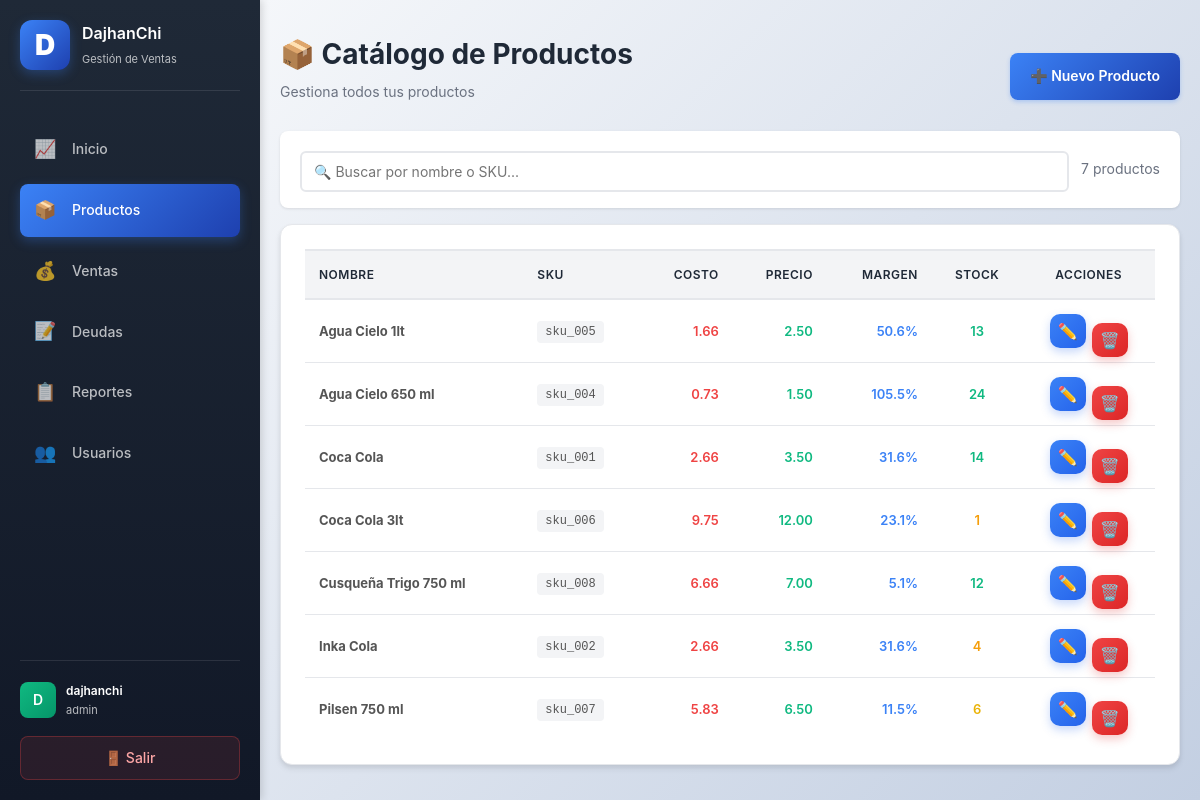
Page /products (signed in) on the earlier database version.
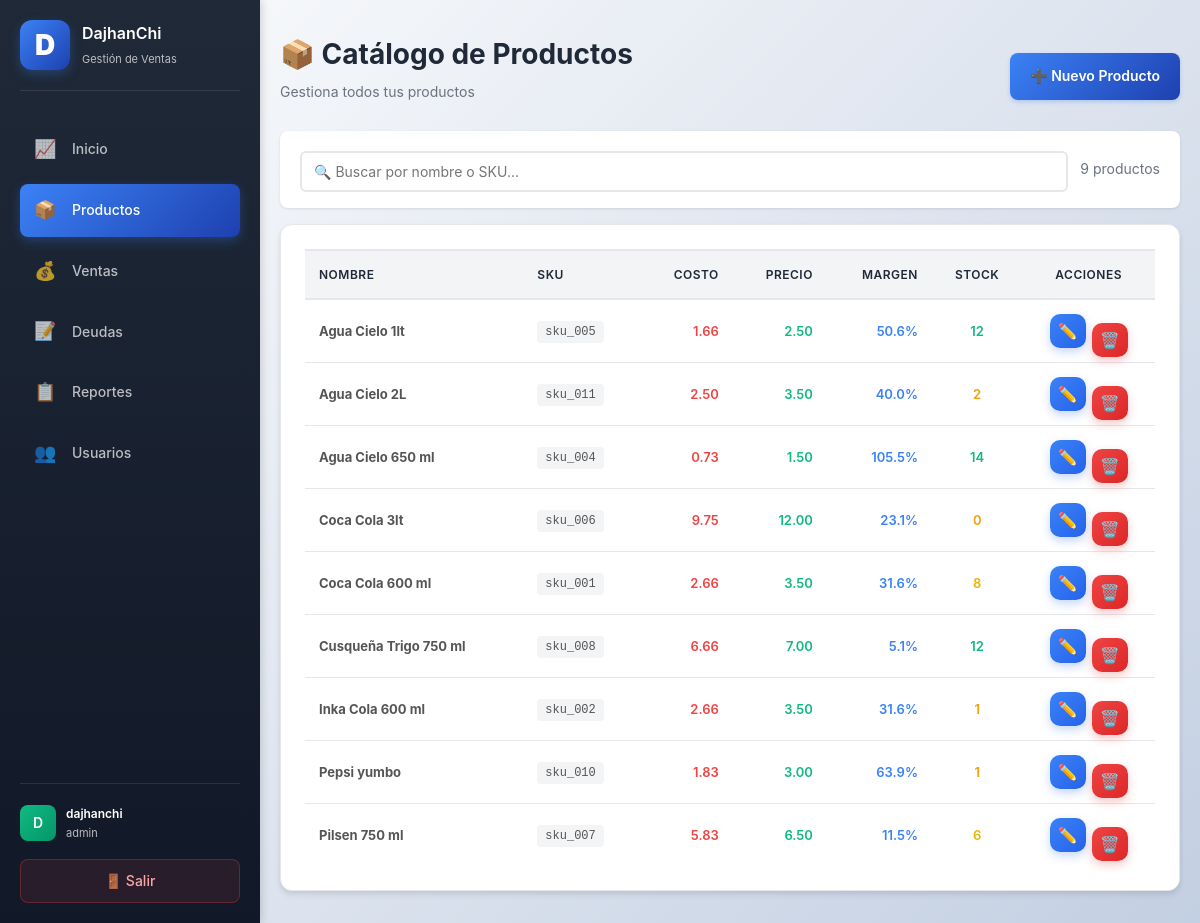
Same page on the later database version.
### app.py (models this page shows)
class Product(db.Model):
    id = db.Column(db.Integer, primary_key=True)
    name = db.Column(db.String(160), nullable=False, index=True)
    sku = db.Column(db.String(64), nullable=True, index=True)
    package_cost_cents = db.Column(db.Integer, nullable=False, default=0)
    package_quantity = db.Column(db.Integer, nullable=False, default=1)
    cost_cents = db.Column(db.Integer, nullable=False, default=0)
    price_cents = db.Column(db.Integer, nullable=False, default=0)
    stock = db.Column(db.Integer, nullable=False, default=0, index=True)

### app.py (the view)
@app.route("/products")
@login_required
def products():
    items = Product.query.order_by(Product.name.asc()).limit(200).all()
    return render_template("products.html", products=items)

### app.py (called while the page is built, shortened)
@app.before_request
def init_db_once():
    global _db_initialized
    if _db_initialized:
        return

@app.template_filter("money")
def format_money(cents):
    if cents is None:
        return "0.00"
    return f"{cents / 100:.2f}"

def login_required(view):
    @wraps(view)
    def wrapped(*args, **kwargs):
        if not session.get("user_id"):
            return redirect(url_for("login"))
        return view(*args, **kwargs)
    return wrapped

### templates/products.html (shortened to what this page needs)
{% extends "base.html" %}
{% block content %}
<div class="page-head">
    <div>
        <h1>📦 Catálogo de Productos</h1>
        <p style="color: #6b7280; margin: 4px 0 0 0;">Gestiona todos tus productos</p>
    </div>
    <a class="button" href="{{ url_for('product_new') }}">➕ Nuevo Producto</a>
</div>
{% if products %}
<div style="background: white; padding: 16px 20px; border-radius: 8px; margin-bottom: 16px; box-shadow: 0 1px 3px rgba(0,0,0,0.1);">
    <div style="display: flex; gap: 12px; align-items: center;">
        <div style="flex: 1; position: relative;">
            <input type="text" id="searchInput" placeholder="🔍 Buscar por nombre o SKU..."
                   style="width: 100%; padding: 10px 40px 10px 12px; border: 2px solid #e5e7eb; border-radius: 6px; font-size: 14px; transition: border-color 0.2s;">
        </div>
        <div id="searchResults" style="color: #6b7280; font-size: 14px; white-space: nowrap;">
            <span id="totalProducts">{{ products|length }}</span> productos
        </div>
    </div>
</div>
{% endif %}
<div class="card">
    {% if products %}
    <table>
        <thead>
            <tr>
                <th>Nombre</th>
                <th>SKU</th>
                <th style="text-align: right;">Costo</th>
                <th style="text-align: right;">Precio</th>
                <th style="text-align: right;">Margen</th>
                <th style="text-align: center;">Stock</th>
                <th style="text-align: center;">Acciones</th>
            </tr>
        </thead>
        <tbody>
        {% for product in products %}
            <tr>
                <td><strong>{{ product.name }}</strong></td>
                <td><code style="background: #f3f4f6; padding: 4px 8px; border-radius: 4px; font-size: 12px;">{{ product.sku or "N/A" }}</code></td>
                <td style="text-align: right; color: #ef4444; font-weight: 600;">{{ product.cost_cents | money }}</td>
                <td style="text-align: right; color: #10b981; font-weight: 600;">{{ product.price_cents | money }}</td>
                <td style="text-align: right; color: #3b82f6; font-weight: 600;">
                    {% if product.cost_cents > 0 %}
                    {{ "%.1f" | format(((product.price_cents - product.cost_cents) / product.cost_cents * 100)) }}%
                    {% else %}
                    N/A
                    {% endif %}
                </td>
                <td style="text-align: center;">
                    {% if product.stock < 5 %}
                    <span class="stock-low">{{ product.stock }}</span>
                    {% elif product.stock < 10 %}
                    <span class="stock-medium">{{ product.stock }}</span>
                    {% else %}
                    <span class="stock-high">{{ product.stock }}</span>
                    {% endif %}
                </td>
                <td style="text-align: center;">
                    <div class="action-buttons">
                        <a href="{{ url_for('product_edit', product_id=product.id) }}" class="action-btn edit" title="Editar">✏️</a>
                        <form method="post" action="{{ url_for('product_delete', product_id=product.id) }}">
                            <button type="submit" data-confirm="¿Eliminar este producto?" data-confirm-title="Eliminar producto" class="action-btn delete" title="Eliminar">🗑️</button>
                        </form>
                    </div>
                </td>
            </tr>
        {% endfor %}
        </tbody>
    </table>
    {% endif %}
</div>
{% endblock %}

### templates/base.html (shortened to what this page needs)
<!doctype html>
<html lang="es">
<head>
    <link rel="stylesheet" href="{{ url_for('static', filename='style.css') }}">
</head>
<body>
{% if session.get('user_id') %}
<div class="app-layout">
    <aside class="sidebar">
        <div class="sidebar-header">
            <div style="width: 50px; height: 50px; background: linear-gradient(135deg, #3b82f6 0%, #1e40af 100%); border-radius: 12px; display: flex; align-items: center; justify-content: center; font-weight: 900; font-size: 28px; color: white; box-shadow: 0 4px 12px rgba(59, 130, 246, 0.3);">D</div>
            <div style="flex: 1;">
                <h2 style="margin: 0; font-size: 16px; color: white;">DajhanChi</h2>
                <p style="margin: 4px 0 0 0; font-size: 11px; color: rgba(255,255,255,0.7);">Gestión de Ventas</p>
            </div>
        </div>
        <nav class="sidebar-nav">
            <a href="{{ url_for('dashboard') }}" class="nav-item" {% if request.endpoint == 'dashboard' %}data-active="true"{% endif %}>
                <span>📈</span>
                <span>Inicio</span>
            </a>
            <a href="{{ url_for('products') }}" class="nav-item" {% if request.endpoint == 'products' %}data-active="true"{% endif %}>
                <span>📦</span>
                <span>Productos</span>
            </a>
            <a href="{{ url_for('sales') }}" class="nav-item" {% if request.endpoint == 'sales' %}data-active="true"{% endif %}>
                <span>💰</span>
                <span>Ventas</span>
            </a>
            <a href="{{ url_for('debts') }}" class="nav-item" {% if request.endpoint in ['debts', 'payment_register'] %}data-active="true"{% endif %}>
                <span>📝</span>
                <span>Deudas</span>
            </a>
            <a href="{{ url_for('reports') }}" class="nav-item" {% if request.endpoint == 'reports' %}data-active="true"{% endif %}>
                <span>📋</span>
                <span>Reportes</span>
            </a>
            <a href="{{ url_for('users') }}" class="nav-item" {% if request.endpoint == 'users' %}data-active="true"{% endif %}>
                <span>👥</span>
                <span>Usuarios</span>
            </a>
        </nav>
        <div class="sidebar-footer">
            <div class="user-info">
                <div style="width: 36px; height: 36px; background: linear-gradient(135deg, #10b981 0%, #059669 100%); border-radius: 8px; display: flex; align-items: center; justify-content: center; color: white; font-weight: 600;">{{ session.get('username', 'U')[0].upper() }}</div>
                <div>
                    <p style="margin: 0; font-size: 12px; color: white; font-weight: 600;">{{ session.get('username', 'Usuario') }}</p>
                    <p style="margin: 2px 0 0 0; font-size: 11px; color: rgba(255,255,255,0.7);">{{ session.get('role', 'user') }}</p>
                </div>
            </div>
            <a href="{{ url_for('logout') }}" class="logout-btn">🚪 Salir</a>
        </div>
    </aside>
    <div class="main-content">
        <div class="container">
            {% block content %}{% endblock %}
        </div>
    </div>
</div>
{% endif %}
</body>
</html>

### static/style.css (style rules this page uses)
:root { --primary: #3b82f6; --primary-dark: #1e40af; --primary-light: #dbeafe; --secondary: #6366f1; --success: #10b981; --danger: #ef4444; --warning: #f59e0b; --dark: #1f2937; --gray: #6b7280; --light: #f3f4f6; --border: #e5e7eb; --shadow: 0 4px 6px rgba(0, 0, 0, 0.07), 0 2px 4px rgba(0, 0, 0, 0.05); --shadow-lg: 0 10px 15px rgba(0, 0, 0, 0.1), 0 4px 6px rgba(0, 0, 0, 0.05); --transition: all 0.15s ease; }
* { box-sizing: border-box; }
html { scroll-behavior: auto; }
body { font-family: -apple-system, BlinkMacSystemFont, "Segoe UI", "Roboto", "Oxygen", "Ubuntu", "Cantarell", sans-serif; margin: 0; background: linear-gradient(135deg, #f5f7fa 0%, #c3cfe2 100%); color: var(--dark); min-height: 100vh; line-height: 1.6; font-size: 14px; will-change: auto; }
.app-layout { display: flex; height: 100vh; }
.sidebar { width: 260px; background: linear-gradient(180deg, #1f2937 0%, #111827 100%); color: white; padding: 20px; display: flex; flex-direction: column; box-shadow: 2px 0 8px rgba(0, 0, 0, 0.15); position: fixed; height: 100vh; left: 0; top: 0; z-index: 200; overflow-y: auto; }
.sidebar-header { display: flex; align-items: center; gap: 12px; margin-bottom: 32px; padding-bottom: 20px; border-bottom: 1px solid rgba(255, 255, 255, 0.1); }
.sidebar-nav { flex: 1; display: flex; flex-direction: column; gap: 8px; }
.nav-item { display: flex; align-items: center; gap: 14px; padding: 12px 14px; color: rgba(255, 255, 255, 0.7); text-decoration: none; border-radius: 8px; transition: var(--transition); font-weight: 500; font-size: 14px; }
.nav-item[data-active="true"] { background: linear-gradient(135deg, #3b82f6 0%, #1e40af 100%); color: white; box-shadow: 0 4px 12px rgba(59, 130, 246, 0.3); }
.nav-item span:first-child { font-size: 18px; min-width: 24px; }
.sidebar-footer { padding-top: 20px; border-top: 1px solid rgba(255, 255, 255, 0.1); }
.user-info { display: flex; align-items: center; gap: 10px; margin-bottom: 16px; }
.logout-btn { display: block; width: 100%; padding: 10px 12px; background: rgba(239, 68, 68, 0.1); color: #fca5a5; text-decoration: none; border-radius: 8px; text-align: center; font-weight: 500; transition: var(--transition); border: 1px solid rgba(239, 68, 68, 0.3); }
.main-content { margin-left: 260px; flex: 1; overflow-y: auto; background: linear-gradient(135deg, #f5f7fa 0%, #c3cfe2 100%); }
.container { max-width: 1200px; margin: 32px auto; padding: 0 20px; width: 100%; }
.page-head { display: flex; justify-content: space-between; align-items: center; margin-bottom: 28px; }
.page-head h1 { font-size: 28px; margin: 0; color: var(--dark); font-weight: 700; }
.card { background: #fff; border-radius: 12px; padding: 24px; box-shadow: var(--shadow); margin-bottom: 20px; border: 1px solid var(--border); transition: var(--transition); }
table { width: 100%; border-collapse: collapse; font-size: 13px; }
thead { background: var(--light); border-top: 2px solid var(--border); border-bottom: 2px solid var(--border); }
th { text-align: left; padding: 14px; font-weight: 600; color: var(--dark); text-transform: uppercase; letter-spacing: 0.5px; font-size: 12px; }
td { text-align: left; padding: 14px; border-bottom: 1px solid var(--border); color: #555; }
tbody tr { transition: background-color 0.1s ease; }
tbody tr:last-child td { border-bottom: none; }
form { max-width: 100%; }
input, select, textarea { width: 100%; padding: 12px; margin-top: 4px; border: 2px solid var(--border); border-radius: 8px; font-family: inherit; font-size: 14px; transition: border-color 0.1s ease, box-shadow 0.1s ease; background: #fff; }
button, .button { display: inline-block; background: linear-gradient(135deg, var(--primary) 0%, var(--primary-dark) 100%); color: #fff; border: none; padding: 12px 20px; border-radius: 8px; text-decoration: none; cursor: pointer; margin-top: 18px; font-weight: 600; font-size: 14px; transition: var(--transition); box-shadow: 0 2px 4px rgba(59, 130, 246, 0.3); }
h1 { color: var(--dark); font-size: 28px; font-weight: 700; }
h2 { color: var(--dark); font-size: 20px; font-weight: 600; }
a { color: var(--primary); text-decoration: none; transition: color 0.1s ease; }
.stock-low { color: #f59e0b; font-weight: 600; }
.stock-medium { color: #eab308; font-weight: 600; }
.stock-high { color: #10b981; font-weight: 600; }

Differences in the rows shown:
changed Product "Agua Cielo 1lt": stock "13" → "12"
added Product: name "Agua Cielo 2L", sku "sku_011", cost_cents "2.50", price_cents "3.50", price_cents+cost_cents "40.0", stock "2"
changed Product "Agua Cielo 650 ml": stock "24" → "14"
changed Product "Coca Cola 3lt": stock "1" → "0"; moves up the list
changed Product "sku_001": name "Coca Cola" → "Coca Cola 600 ml"; stock "14" → "8"
changed Product "sku_002": name "Inka Cola" → "Inka Cola 600 ml"; stock "4" → "1"
added Product: name "Pepsi yumbo", sku "sku_010", cost_cents "1.83", price_cents "3.00", price_cents+cost_cents "63.9", stock "1"
Other differences:
{{ products|length }}: "7" → "9"
